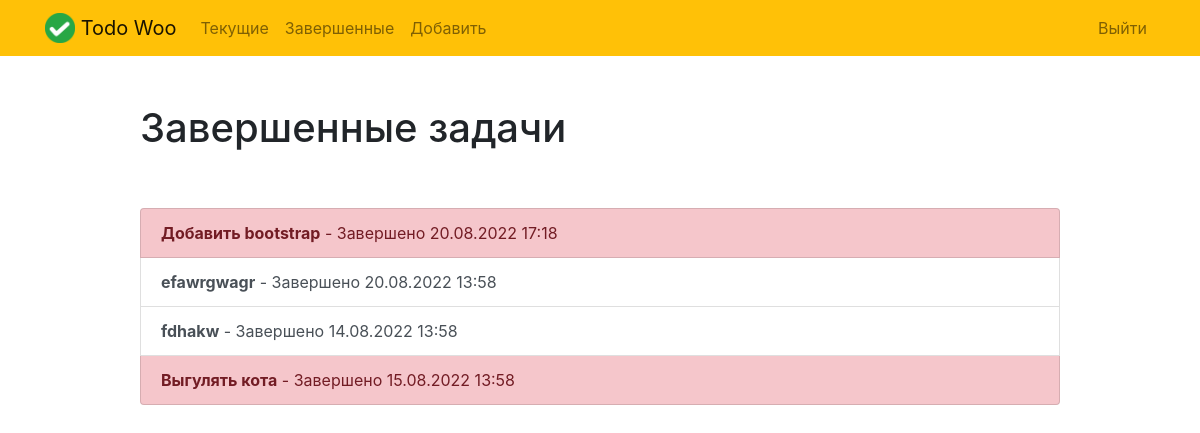
The app's page /completed/ (signed in) with its own data.
### todo/models.py (models this page shows, shortened)
class Todo(models.Model):
    title = models.CharField(max_length=100, verbose_name='Заголовок')
    memo = models.TextField(blank=True, verbose_name='Описание')
    created = models.DateTimeField(auto_now_add=True, verbose_name='Дата создания')
    datecompleted = models.DateTimeField(null=True, blank=True, verbose_name='Дата выполнения')
    important = models.BooleanField(default=False, verbose_name='Важность')
    user = models.ForeignKey(User, on_delete=models.CASCADE, verbose_name='Пользователь')
    class Meta:
        verbose_name = 'Дело'
        verbose_name_plural = 'Задачи'
        ordering = ('-created',)

### todo/views.py (the view)
# urls.py: path('completed/', views.completedtodos, name='completedtodos'),
@login_required
def completedtodos(request):
    todos = Todo.objects.filter(user=request.user, datecompleted__isnull=False)
    return render(request, 'todo/completedtodos.html', {'todos': todos})

### todo/templates/todo/completedtodos.html
{% extends 'todo/base.html' %}
{% block content %}
    <div class="row justify-content-center mt-5">
        <div class="col-md-10">
            <h1>Завершенные задачи</h1>
        </div>
    </div>
    <div class="row justify-content-center mt-5">
        <div class="col-md-10">
            <div class="list-group">
                {% for todo in todos %}
                    <a href="{% url 'viewtodo' todo.id %}" class="list-group-item list-group-item-action{% if todo.important %} list-group-item-danger{% endif %}"><b>{{ todo.title }}</b> - Завершено {{ todo.datecompleted|date:'d.m.Y H:i' }}</a>
                {% endfor %}
            </div>
        </div>
    </div>
{% endblock %}

### records on screen
Todo: title "Добавить bootstrap", datecompleted "20.08.2022 17:18"
Todo: title "efawrgwagr", datecompleted "20.08.2022 13:58"
Todo: title "fdhakw", datecompleted "14.08.2022 13:58"
Todo: title "Выгулять кота", datecompleted "15.08.2022 13:58"
